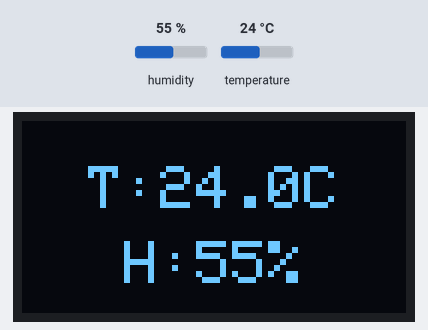
Simulated run of this sketch. Board: ESP32-C6. Parts: 128×64 one-colour display. Inputs (shaded band) come from the test bench; at power-on: humidity 55 %, temperature 24 °C. What the sketch prints to the serial monitor is not drawn.

Above: at 2.9 s.
3.0 s: humidity set to 22 %
At 5.3 s:
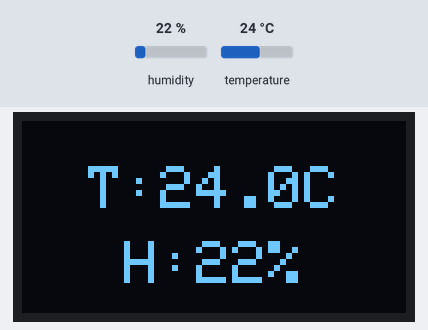
5.7 s: temperature set to 12 °C
At 7.5 s:
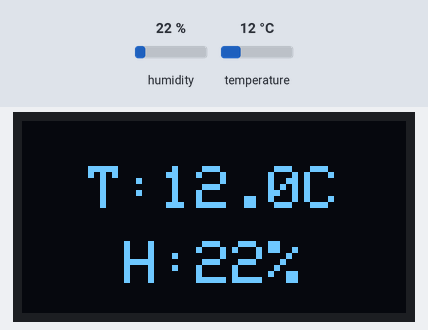
8.4 s: humidity set to 40 %
At 10.6 s:
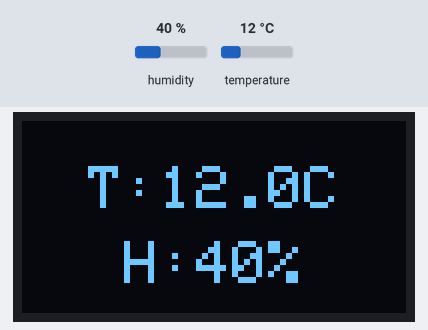
11.8 s: temperature set to 19 °C
At 12.7 s:
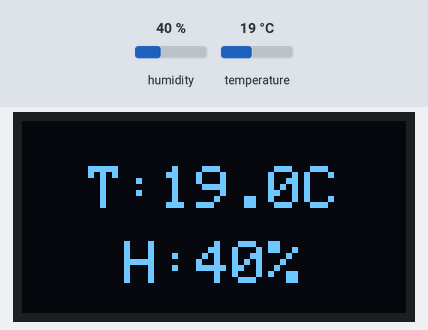
Timing chart, 0 to 14.8 s (numbered marks = the images above; inputs shaded):
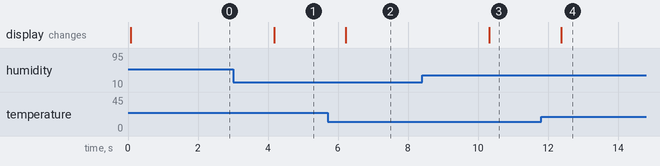

Measured:
- after the input at 3.0 s, the display: changes after 1.2 s (image 1)
- after the input at 5.7 s, the display: changes after 0.53 s (image 2)
- after the input at 8.4 s, the display: changes after 1.9 s (image 3)
- after the input at 11.8 s, the display: changes after 0.57 s (image 4)

The sketch:

esp32_c6_dht11_oled.ino
```cpp
// Reads temperature and humidity from a DHT11 sensor, prints the values to serial, and displays centered temperature and humidity strings on an SSD1306 OLED.
//
// Full tutorial: https://shillehtek.com/blogs/news/esp32-c6-dht11-oled-centered-temp-logger
// Parts used: https://shillehtek.com/products/esp32-c6-n4-dev-board-presoldered
//             https://shillehtek.com/products/xiao-seeed-esp32c6-pre-soldered-with-usb-c-cable
//             https://shillehtek.com/products/shillehtek-dht11-with-cables
// More examples: https://github.com/shillehbean/shillehtek-examples
//

#include <Wire.h>
#include <Adafruit_GFX.h>
#include <Adafruit_SSD1306.h>
#include "DHT.h"

#define SCREEN_WIDTH 128
#define SCREEN_HEIGHT 64
#define OLED_RESET -1
Adafruit_SSD1306 display(SCREEN_WIDTH, SCREEN_HEIGHT, &Wire, OLED_RESET);

#define DHTPIN 2          // DHT11 data pin (match your wiring)
#define DHTTYPE DHT11
DHT dht(DHTPIN, DHTTYPE);

void setup() {
  Serial.begin(115200);
  dht.begin();
  display.begin(SSD1306_SWITCHCAPVCC, 0x3C);
  display.setTextSize(2);
  display.setTextColor(SSD1306_WHITE);
}

void loop() {
  float t = dht.readTemperature();
  float h = dht.readHumidity();
  Serial.printf("T: %.1f C  H: %.0f %%\n", t, h);

  display.clearDisplay();

  // center each line using its measured pixel width
  String tempStr = "T:" + String(t, 1) + "C";
  int16_t x1, y1; uint16_t w, hgt;
  display.getTextBounds(tempStr, 0, 0, &x1, &y1, &w, &hgt);
  display.setCursor((SCREEN_WIDTH - w) / 2, 15);
  display.print(tempStr);

  String humStr = "H:" + String(h, 0) + "%";
  display.getTextBounds(humStr, 0, 0, &x1, &y1, &w, &hgt);
  display.setCursor((SCREEN_WIDTH - w) / 2, 40);
  display.print(humStr);

  display.display();
  delay(2000);          // update every 2 s
}
```
